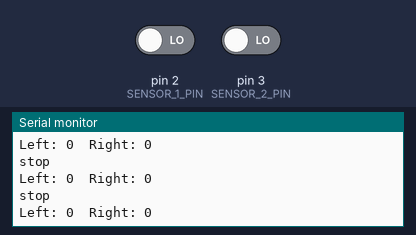
This sketch was run on a simulated Arduino Uno, built with avr-gcc and run on an emulated ATmega328P. Parts: the last lines printed to the serial monitor. Inputs (shaded band) come from the test bench; at power-on: pin 2 (SENSOR_1_PIN) LOW, pin 3 (SENSOR_2_PIN) LOW.

Above: at 1.2 s.
1.3 s: pin 2 (SENSOR_1_PIN) driven HIGH
At 2.2 s:
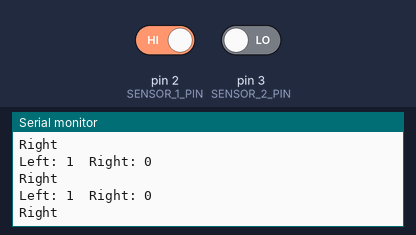
2.9 s: pin 3 (SENSOR_2_PIN) driven HIGH
At 4.0 s:
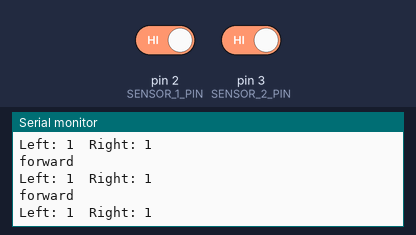
4.5 s: pin 2 (SENSOR_1_PIN) driven LOW
At 5.5 s:
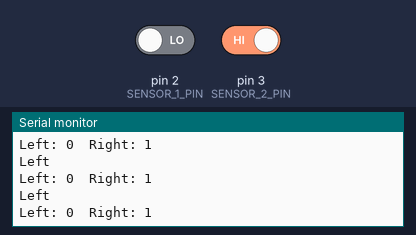
6.1 s: pin 3 (SENSOR_2_PIN) driven LOW
At 6.8 s:
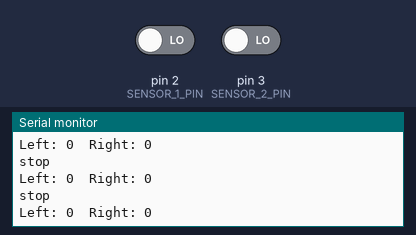
9.1 s: pin 2 (SENSOR_1_PIN) driven HIGH
At 9.9 s:
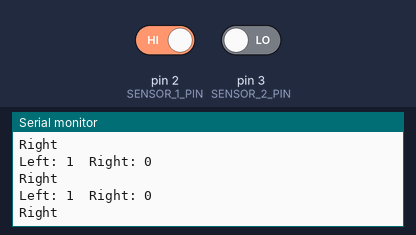
12.1 s: pin 3 (SENSOR_2_PIN) driven HIGH
At 13.2 s:
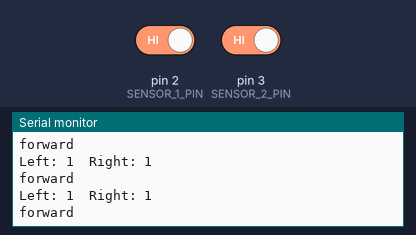

The sketch:

simple_line_follower_algo.ino
```cpp
#define SENSOR_1_PIN     2 // Sensor's OUT pin wired to pin 2 of the Arduino board
#define SENSOR_2_PIN     3 // Sensor's OUT pin wired to pin 3 of the Arduino board

#define BLACK            0 // Change these according to your sensor
#define WHITE            1

// Variables to store the sensors' readings
int sensorLeftReading;
int sensorRightReading;

// Function prototype
void readSensors();

/* -------------------------------------------------------------- */

void setup(){
  pinMode(SENSOR_1_PIN, INPUT); // Declaring the digital pin as input
  pinMode(SENSOR_2_PIN, INPUT);
  Serial.begin(9600); // Setting serial monitor at a default baund rate of 9600
}

void loop() {

  // Read the sensor values
  readSensors();

  // Print the values on the Serial Monitor
  Serial.print("Left: ");
  Serial.print(sensorLeftReading);
  Serial.print("\tRight: ");
  Serial.println(sensorRightReading);

  // Check for next action
  if(sensorLeftReading == WHITE && sensorRightReading == BLACK){
    Serial.println("Right");
  }
  else if(sensorLeftReading == BLACK && sensorRightReading == WHITE){
    Serial.println("Left");
  }
  else if(sensorLeftReading == BLACK && sensorRightReading == BLACK){
    Serial.println("stop");
  }
  else{ // WHITE, WHITE case
    Serial.println("forward");
  }
}

/* -------------------------------------------------------------- */

void readSensors(){
  sensorLeftReading  = digitalRead(SENSOR_1_PIN);
  sensorRightReading = digitalRead(SENSOR_2_PIN);
}
```

Measured:
- after the input at 1.3 s, the serial monitor: prints a new line after 0.07 s (image 1)
- after the input at 2.9 s, the serial monitor: prints a new line after 0.09 s (image 2)
- after the input at 4.5 s, the serial monitor: prints a new line after 0.09 s (image 3)
- after the input at 6.1 s, the serial monitor: prints a new line after 0.08 s (image 4)
- after the input at 9.1 s, the serial monitor: prints a new line after 0.08 s (image 5)
- after the input at 12.1 s, the serial monitor: prints a new line after 0.07 s (image 6)
